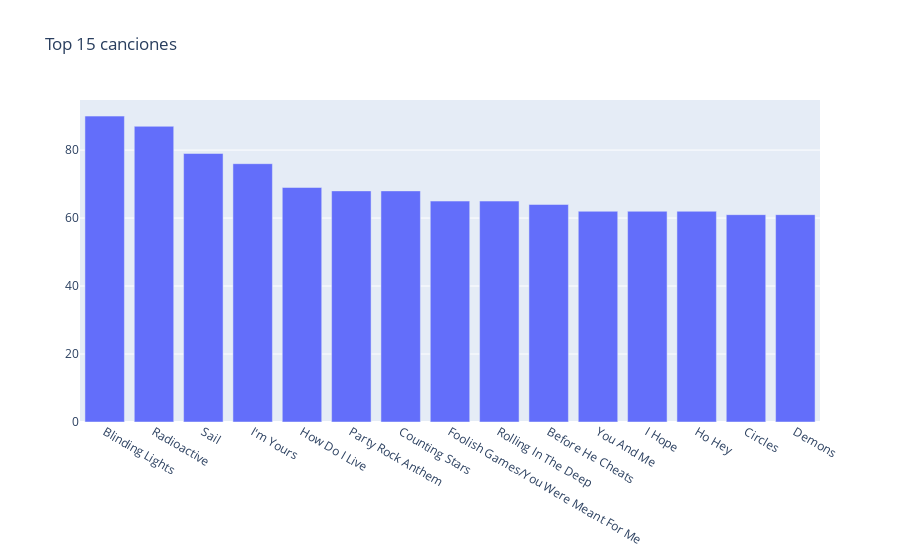

Source (notebook cell):
### Code cell
fig = go.Figure()
fig.add_trace(go.Bar(x=top15_canciones['song'], y=top15_canciones['weeks-on-board']))
fig.update_layout(title=' Top 15 canciones')

### Figure 1 — Plotly figure (JSON) as saved in the notebook; plotly's stock layout.template omitted (floating-point values rounded to 4 significant figures)
{"data": [{"type": "bar", "x": ["Blinding Lights", "Radioactive", "Sail", "I'm Yours", "How Do I Live", "Party Rock Anthem", "Counting Stars", "Foolish Games/You Were Meant For Me", "Rolling In The Deep", "Before He Cheats", "You And Me", "I Hope", "Ho Hey", "Circles", "Demons"], "y": [90, 87, 79, 76, 69, 68, 68, 65, 65, 64, 62, 62, 62, 61, 61]}], "layout": {"title": {"text": " Top 15 canciones"}}}
